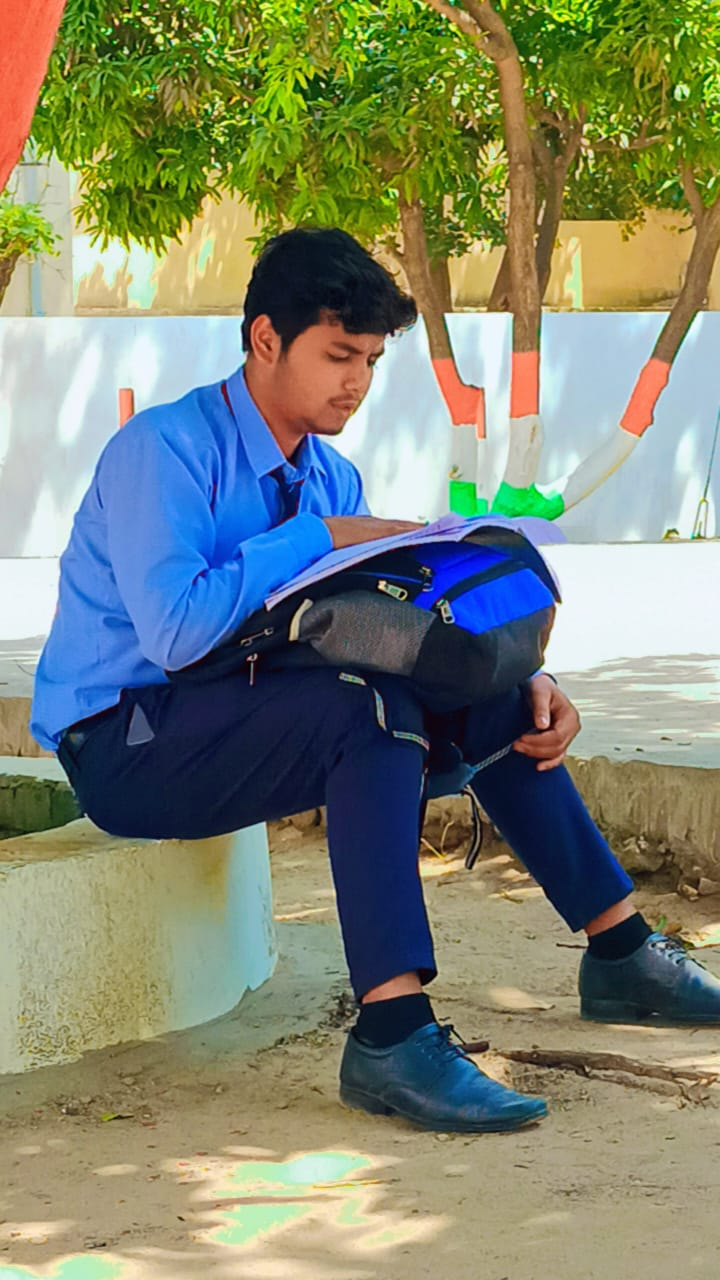
#> input picture avni.jpg, 720 x 1280 px, found by its file name
$ python 'Implement_Image_Segmentation_by_Active_Contours_using_anyone_method_Snakes_and_Level_Sets .py'
#> lines starting #> are read from the running program, lines starting #| are printed output that depends on the picture
import numpy as np
import matplotlib.pyplot as plt
from skimage import color, io
from skimage.segmentation import active_contour

img = io.imread("C://Users//ASUS//OneDrive//Desktop//avni.jpg")
#> img is the input picture: shape (1280, 720, 3); mean R, G, B 126.7, 134.3, 114.2
img_gray = color.rgb2gray(img)
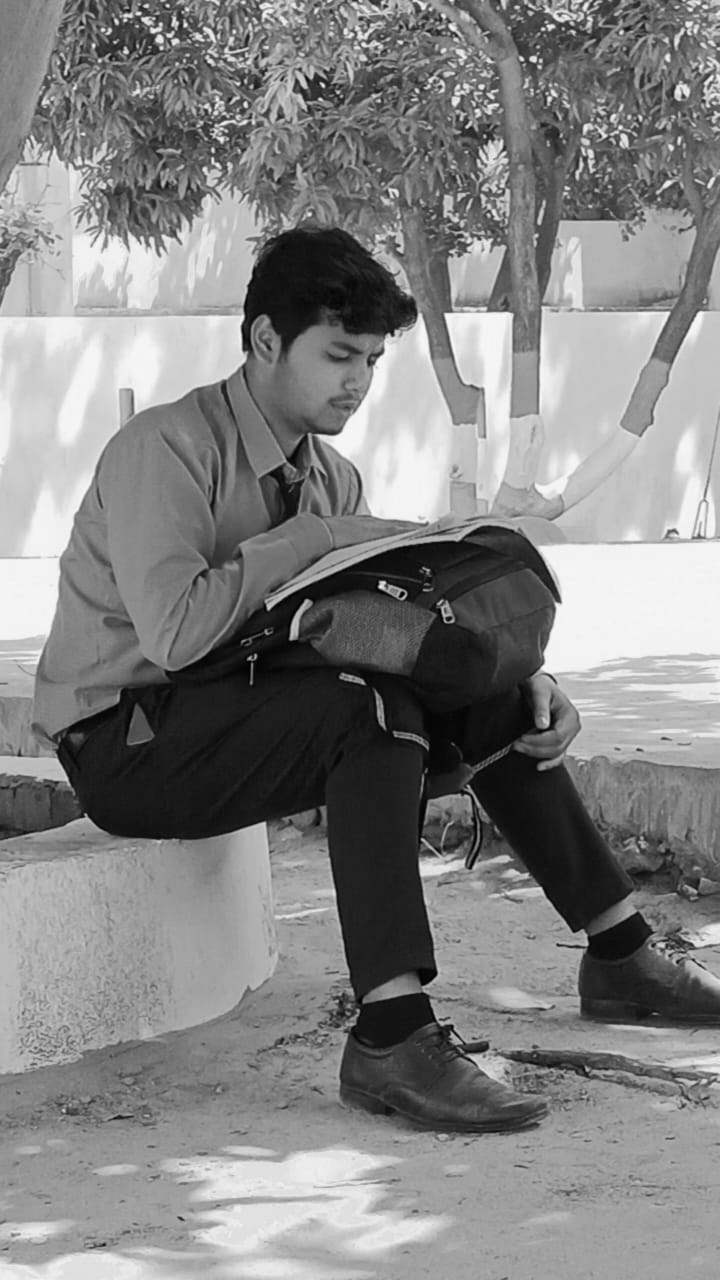
#> img_gray: shape (1280, 720) float64; min 0.000833, max 0.994, mean 0.515

s = np.linspace(0, 2*np.pi, 400)
r = 100 + 80*np.sin(s)
c = 220 + 80*np.cos(s)
init = np.array([r, c]).T

snake = active_contour(img_gray, init, alpha=0.015, beta=10, gamma=0.001)
#> snake = 400 pairs, first value 16.27 to 179, second value 139 to 304.6

plt.figure(figsize=(8,8))
plt.imshow(img_gray, cmap='gray')
plt.plot(init[:, 1], init[:, 0], '--r', label='Initial contour')
plt.plot(snake[:, 1], snake[:, 0], '-b', label='Active contour')
plt.legend()
plt.title('Active Contour Segmentation')
plt.axis('off')
plt.show()
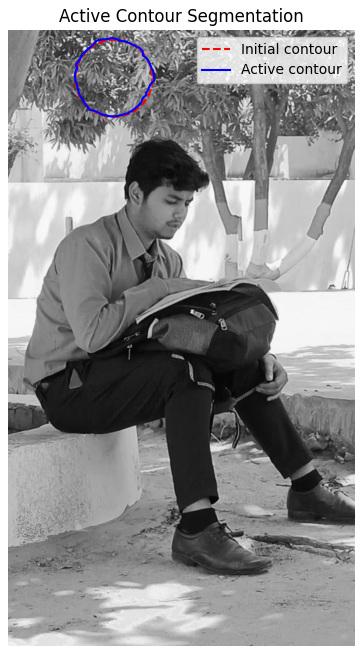
#> figure drawn by matplotlib, 1 panel
